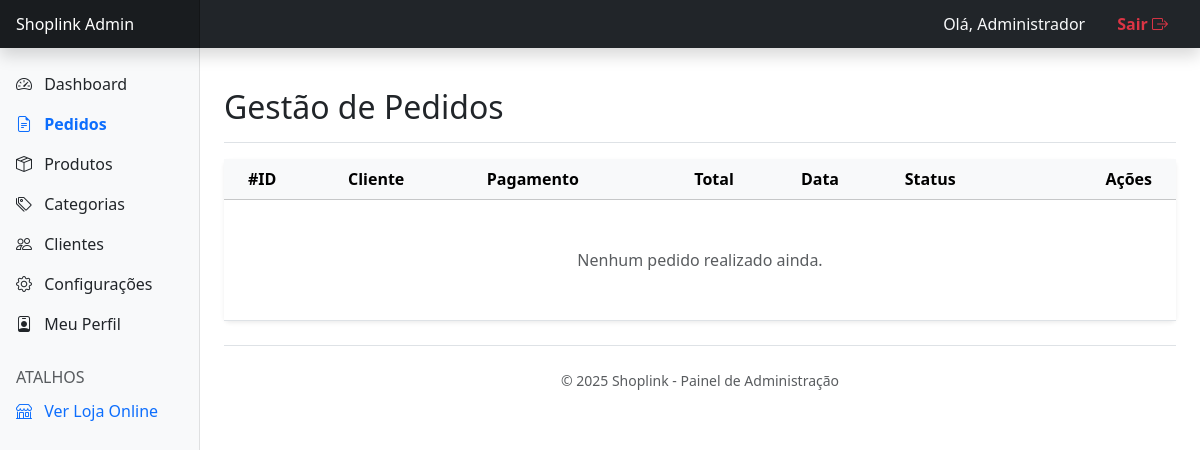
The page /admin/pedidos.php (signed in) on the database as committed earlier.
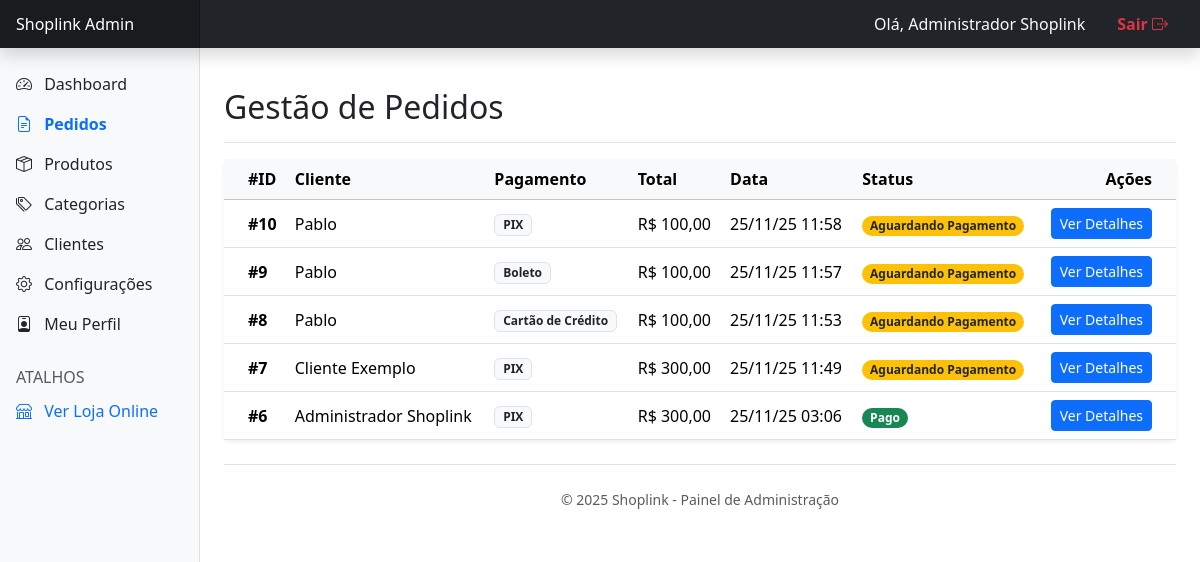
The same page on the database as committed later.
### tables this page shows
CREATE TABLE `pedidos` (
  `id` int(11) NOT NULL,
  `id_usuario` int(11) DEFAULT NULL COMMENT 'ID do Cliente',
  `nome_cliente` varchar(255) NOT NULL,
  `telefone_cliente` varchar(20) DEFAULT NULL,
  `endereco_cliente` text NOT NULL,
  `total_pedido` decimal(10,2) NOT NULL,
  `data_pedido` timestamp NOT NULL DEFAULT current_timestamp(),
  `status` varchar(50) DEFAULT 'Pendente',
  `metodo_pagamento` varchar(50) DEFAULT 'PIX'
);

### admin/pedidos.php (the view, shortened to what this page needs)
<?php
$titulo_pagina = "Gestão de Pedidos";
require_once 'includes/header_admin.php';
try {
    $query = "SELECT id, nome_cliente, total_pedido, data_pedido, status, metodo_pagamento
              FROM pedidos
              ORDER BY id DESC";
    $stmt = $pdo->query($query);
    $pedidos = $stmt->fetchAll();
} catch (PDOException $e) {
    echo '<div class="alert alert-danger">Erro: ' . $e->getMessage() . '</div>';
}
?>
<div class="d-flex justify-content-between flex-wrap flex-md-nowrap align-items-center pt-3 pb-2 mb-3 border-bottom">
    <h1 class="h2">Gestão de Pedidos</h1>
</div>
<div class="card shadow-sm border-0">
    <div class="card-body p-0">
        <div class="table-responsive">
            <table class="table table-hover align-middle mb-0">
                <thead class="table-light">
                    <tr>
                        <th class="ps-4">#ID</th>
                        <th>Cliente</th>
                        <th>Pagamento</th>
                        <th>Total</th>
                        <th>Data</th>
                        <th>Status</th>
                        <th class="text-end pe-4">Ações</th>
                    </tr>
                </thead>
                <tbody>
                    <?php if ($pedidos): ?>
                        <?php foreach ($pedidos as $pedido): ?>
                            <tr>
                                <td class="ps-4 fw-bold">#<?php echo $pedido['id']; ?></td>
                                <td><?php echo htmlspecialchars($pedido['nome_cliente']); ?></td>
                                <td>
                                    <span class="badge bg-light text-dark border">
                                        <?php echo htmlspecialchars($pedido['metodo_pagamento'] ?? 'N/A'); ?>
                                    </span>
                                </td>
                                <td>R$ <?php echo number_format($pedido['total_pedido'], 2, ',', '.'); ?></td>
                                <td><?php echo date('d/m/y H:i', strtotime($pedido['data_pedido'])); ?></td>
                                <td>
                                    <?php
                                    $status = $pedido['status'];
                                    $badgeClass = match($status) {
                                        'Aguardando Pagamento' => 'bg-warning text-dark',
                                        'Pago', 'Concluído' => 'bg-success',
                                        'Em Separação', 'Enviado' => 'bg-info text-dark',
                                        'Cancelado' => 'bg-danger',
                                        default => 'bg-secondary'
                                    };
                                    ?>
                                    <span class="badge rounded-pill <?php echo $badgeClass; ?>">
                                        <?php echo htmlspecialchars($status); ?>
                                    </span>
                                </td>
                                <td class="text-end pe-4">
                                    <a href="pedido_detalhe.php?id=<?php echo $pedido['id']; ?>" class="btn btn-sm btn-primary">
                                        Ver Detalhes
                                    </a>
                                </td>
                            </tr>
                        <?php endforeach; ?>
                    <?php else: ?>
                        <tr>
                            <td colspan="7" class="text-center py-5 text-muted">
                                Nenhum pedido realizado ainda.
                            </td>
                        </tr>
                    <?php endif; ?>
                </tbody>
            </table>
        </div>
    </div>
</div>
<?php require_once 'includes/footer_admin.php'; ?>

### admin/includes/header_admin.php (shortened to what this page needs)
<?php
$nome_admin = $_SESSION['nome'] ?? 'Administrador';
?>
<!DOCTYPE html>
<html lang="pt-br">
<head>
    <link href="https://cdn.jsdelivr.net/npm/bootstrap@5.3.3/dist/css/bootstrap.min.css" rel="stylesheet">
    <link rel="stylesheet" href="https://cdn.jsdelivr.net/npm/bootstrap-icons@1.11.3/font/bootstrap-icons.min.css">
</head>
<body>
<header class="navbar navbar-dark sticky-top bg-dark flex-md-nowrap p-0 shadow">
  <a class="navbar-brand col-md-3 col-lg-2 me-0 px-3 fs-6" href="index.php">Shoplink Admin</a>
  <div class="w-100 d-flex justify-content-end align-items-center px-3">
      <span class="text-light me-3 d-none d-sm-inline">Olá, <?php echo htmlspecialchars($nome_admin); ?></span>
      <div class="navbar-nav">
        <div class="nav-item text-nowrap">
          <a class="nav-link px-3 text-danger fw-bold" href="../logout.php">Sair <i class="bi bi-box-arrow-right"></i></a>
        </div>
      </div>
  </div>
</header>
<div class="container-fluid">
  <div class="row">
    <nav id="sidebarMenu" class="col-md-3 col-lg-2 d-md-block bg-light sidebar collapse">
      <div class="position-sticky pt-3">
        <ul class="nav flex-column">
          <li class="nav-item">
            <a class="nav-link <?php echo ($titulo_pagina == 'Dashboard') ? 'active fw-bold' : 'text-dark'; ?>" href="index.php">
              <i class="bi bi-speedometer2 me-2"></i> Dashboard
            </a>
          </li>
          <li class="nav-item">
            <a class="nav-link <?php echo ($titulo_pagina == 'Gestão de Pedidos') ? 'active fw-bold' : 'text-dark'; ?>" href="pedidos.php">
              <i class="bi bi-file-earmark-text me-2"></i> Pedidos
            </a>
          </li>
          <li class="nav-item">
            <a class="nav-link <?php echo ($titulo_pagina == 'Produtos') ? 'active fw-bold' : 'text-dark'; ?>" href="produtos.php">
              <i class="bi bi-box-seam me-2"></i> Produtos
            </a>
          </li>
          <li class="nav-item">
            <a class="nav-link <?php echo ($titulo_pagina == 'Categorias') ? 'active fw-bold' : 'text-dark'; ?>" href="categorias.php">
              <i class="bi bi-tags me-2"></i> Categorias
            </a>
          </li>
          <li class="nav-item">
            <a class="nav-link <?php echo ($titulo_pagina == 'Clientes') ? 'active fw-bold' : 'text-dark'; ?>" href="clientes.php">
              <i class="bi bi-people me-2"></i> Clientes
            </a>
          </li>
          <li class="nav-item">
            <a class="nav-link <?php echo ($titulo_pagina == 'Configurações') ? 'active fw-bold' : 'text-dark'; ?>" href="configuracoes.php">
              <i class="bi bi-gear me-2"></i> Configurações
            </a>
          </li>
          <li class="nav-item">
            <a class="nav-link <?php echo ($titulo_pagina == 'Meu Perfil') ? 'active fw-bold' : 'text-dark'; ?>" href="perfil.php">
              <i class="bi bi-person-badge me-2"></i> Meu Perfil
            </a>
          </li>
        </ul>
        <h6 class="sidebar-heading d-flex justify-content-between align-items-center px-3 mt-4 mb-1 text-muted text-uppercase">
          <span>Atalhos</span>
        </h6>
        <ul class="nav flex-column mb-2">
          <li class="nav-item">
            <a class="nav-link text-primary" href="../index.php" target="_blank">
              <i class="bi bi-shop me-2"></i> Ver Loja Online
            </a>
          </li>
        </ul>
      </div>
    </nav>
    <main class="col-md-9 ms-sm-auto col-lg-10 px-md-4 py-4">

### admin/includes/footer_admin.php (shortened to what this page needs)
<footer class="d-flex justify-content-center align-items-center py-4 my-4 border-top">
        <p class="mb-0 text-muted small">
            &copy; <?php echo date('Y'); ?> Shoplink - Painel de Administração
        </p>
    </footer>
    </main> </div> </div> <script src="https://cdn.jsdelivr.net/npm/bootstrap@5.3.3/dist/js/bootstrap.bundle.min.js"></script>
</body>
</html>

### admin/includes/header_admin.php (style rules this page uses)
.sidebar { position: fixed; top: 0; bottom: 0; left: 0; z-index: 100; padding: 48px 0 0; box-shadow: inset -1px 0 0 rgba(0, 0, 0, .1); }
.navbar-brand { padding-top: .75rem; padding-bottom: .75rem; font-size: 1rem; background-color: rgba(0, 0, 0, .25); box-shadow: inset -1px 0 0 rgba(0, 0, 0, .25); }

Rows that differ between the two databases and show on the page:
added pedidos: id "10", nome_cliente "Pablo", metodo_pagamento "PIX", total_pedido "100,00", data_pedido "25/11/25 11:58", status "Aguardando Pagamento"
added pedidos: id "9", nome_cliente "Pablo", metodo_pagamento "Boleto", total_pedido "100,00", data_pedido "25/11/25 11:57", status "Aguardando Pagamento"
added pedidos: id "8", nome_cliente "Pablo", metodo_pagamento "Cartão de Crédito", total_pedido "100,00", data_pedido "25/11/25 11:53", status "Aguardando Pagamento"
added pedidos: id "7", nome_cliente "Cliente Exemplo", metodo_pagamento "PIX", total_pedido "300,00", data_pedido "25/11/25 11:49", status "Aguardando Pagamento"
added pedidos: id "6", nome_cliente "Administrador Shoplink", metodo_pagamento "PIX", total_pedido "300,00", data_pedido "25/11/25 03:06", status "Pago"
Other text that changed with them:
$nome_admin: "Administrador" → "Administrador Shoplink"
text no longer shown: "Nenhum pedido realizado ainda."
